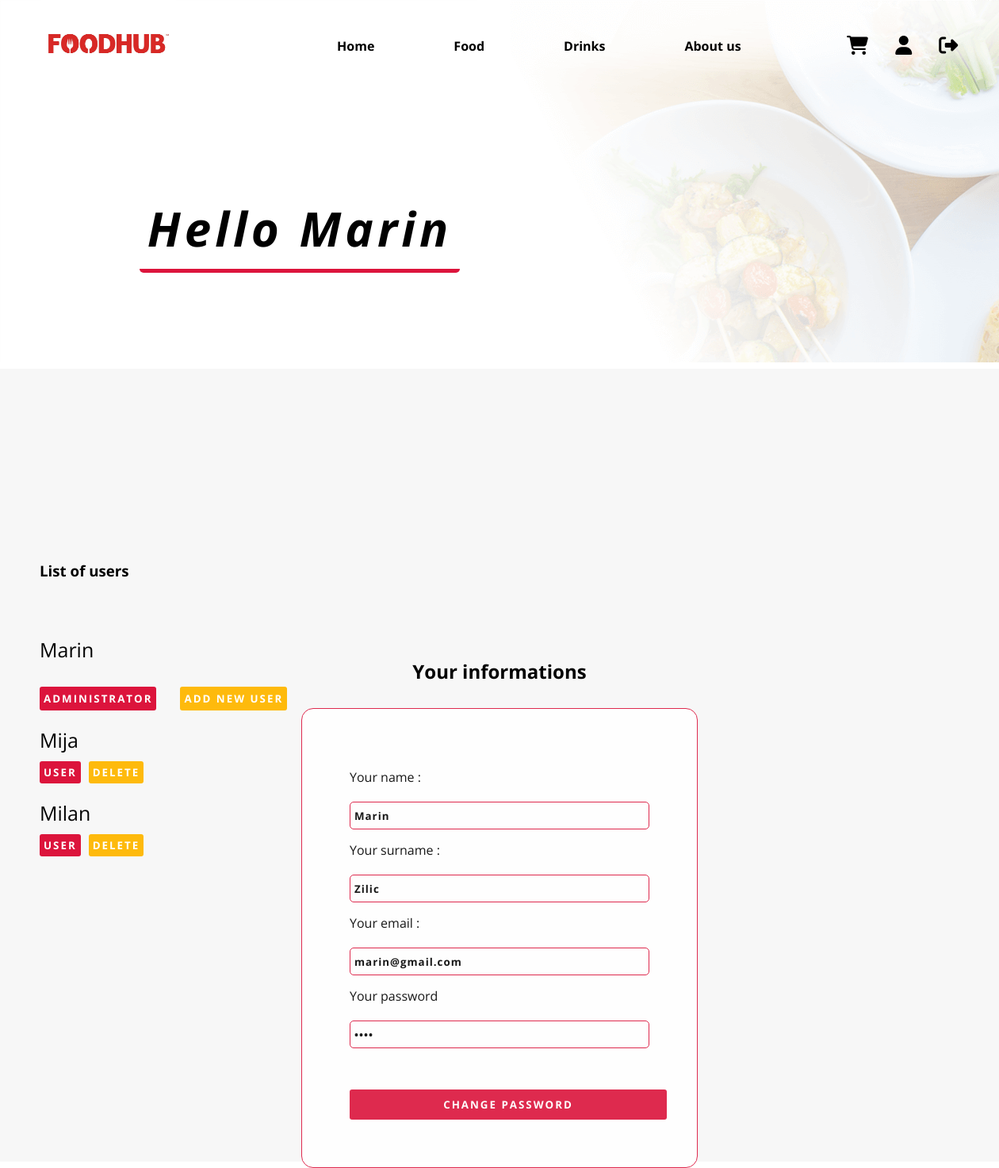
Page /user_view.php (signed in) on the committed database.
### tables this page shows
CREATE TABLE `korisnici` (
  `user_id` int(20) NOT NULL,
  `Ime` varchar(50) NOT NULL,
  `Prezime` varchar(50) NOT NULL,
  `Email` varchar(50) NOT NULL,
  `Sifra` varchar(100) NOT NULL
);

### user_view.php (the view, shortened to what this page needs)
<?php
require './partials/head_view.php';
$user_id = $_SESSION['user_id'];
$sql = "SELECT * FROM korisnici WHERE user_id = $user_id";
$query = mysqli_query($db,$sql);
$result = mysqli_fetch_all($query,MYSQLI_ASSOC);
$user = "SELECT * FROM korisnici";
$query_user = mysqli_query($db,$user);
$user_result = mysqli_fetch_all($query_user,MYSQLI_ASSOC);
?>
<?php if($_SESSION['user_id'] == 1): ?>
    <?php foreach($result as $key): ?>
<div class="headingg">
    <h1 id="aj">Hello <?php echo $key['Ime'] ;?></h1>
</div>
<div class="person">
    <div class="list_user">
        <h3>List of users </h3>
        <div class="users_list">
            <?php foreach($user_result as $user):?>
                <p><?php echo $user['Ime'] ;?></p>
                <?php if($user['user_id'] == 1): ?>
                    <div class="admin">
                        <button style="background-color:#DC143C;">ADMINISTRATOR</button>
                        <button onclick="dodajusera()">Add new user </button>
                    </div>
                <?php else: ?>
                    <div class="div">
                        <button style="background-color:#DC143C;">User</button>
                        <a href="delete_user.php?user_id=<?php echo $user['user_id']?>"><button>DELETE</button></a>
                    </div>
                <?php endif; ?>
            <?php endforeach; ?>
        </div>
    </div>
    <div class="person_heading">
        <h2>Your informations</h2>
    </div>
    <div class="person_information">
            <p>Your name : </p>
            <input type="text" value=<?php echo $key['Ime']?>>
            <p>Your surname :</p>
            <input type="text" value=<?php echo $key['Prezime'] ?>>
            <p>Your email :</p>
            <input type="text" value=<?php echo $key['Email'] ?>>
            <p>Your password</p>
            <input type="password" value=<?php echo $key['Sifra']?>> <br>
            <button id="change" onclick="change()">Change password</button>
    </div>
</div>
<?php endforeach; ?>
<?php endif; ?>

### styles/home.css (style rules this page uses)
* { margin:0; padding:0; box-sizing: border-box; }
body { font-family: 'Open Sans'; overflow-x: hidden; }
.headingg { display: flex; justify-content: center; width: 60%; align-items: center; height: 200px; font-size: 30px; font-style: italic; letter-spacing: 5px; height: 350px; }
.headingg h1 { border-bottom: 5px solid #DC143C; border-radius: 5px; padding: 10px; }
.person { height:1000px; display: flex; flex-direction: column; justify-content: center; align-items: center; background-color: #f7f7f7; }
.person_information { background-color: #fff; border:1px solid #DC143C; padding:60px; border-radius: 15px; width: 500px; opacity: 0.9; }
.person_information input { display: flex; flex-direction: column; margin-top:20px; width: 100%; height: 35px; border-radius: 5px; outline: none; border: 1px solid#DC143C; padding:5px; font-family: 'Open Sans'; letter-spacing: 1px; font-weight: bold; }
.person_information p { margin-top:15px; }
#change { margin-top: 30px; width: 400px; padding:10px; font-family: 'Open Sans'; cursor: pointer; border:none; border-radius: 3px; background-color: #DC143C; color:#fff; text-transform: uppercase; font-weight: bold; letter-spacing: 2px; }
.person_heading { margin-bottom: 30px; }
.list_user { width:100%; display: flex; flex-direction: column; justify-content: flex-start; position:relative; top:250px; left:50px; }
.users_list { margin-top:50px; }
.users_list p { margin-top:20px; font-size:25px; }
.users_list a { text-decoration: none; }
.users_list button { display: flex; align-items: center; justify-content: center; padding:5px; font-family: 'Open Sans'; cursor: pointer; border:none; border-radius: 3px; background-color: #feba0c; color:#fff; text-transform: uppercase; font-weight: bold; letter-spacing: 2px; }
.admin { display:flex; margin-top:10px; }
.admin button { margin-right: 30px; height:30px; margin-top:20px; }
.div { display:flex; margin-top:10px; }
.div button { margin-right:10px; }

### rows in the picture
korisnici: Ime "Marin", shows "ADMINISTRATOR", Prezime "Zilic", Email "marin@gmail.com"
korisnici: Ime "Mija"
korisnici: Ime "Milan"
